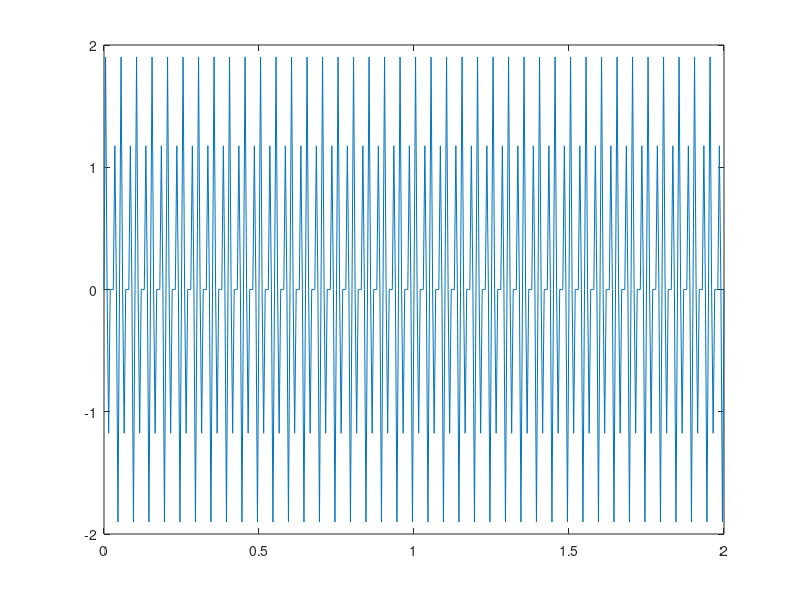
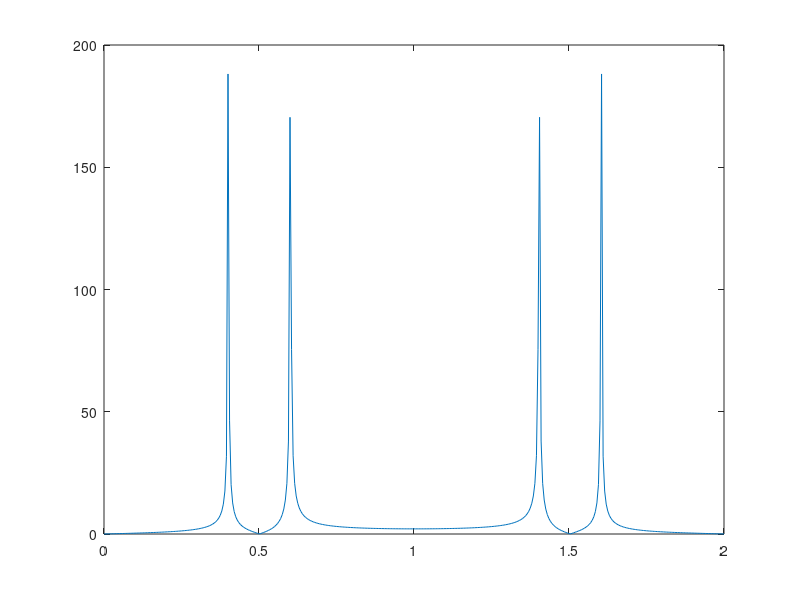
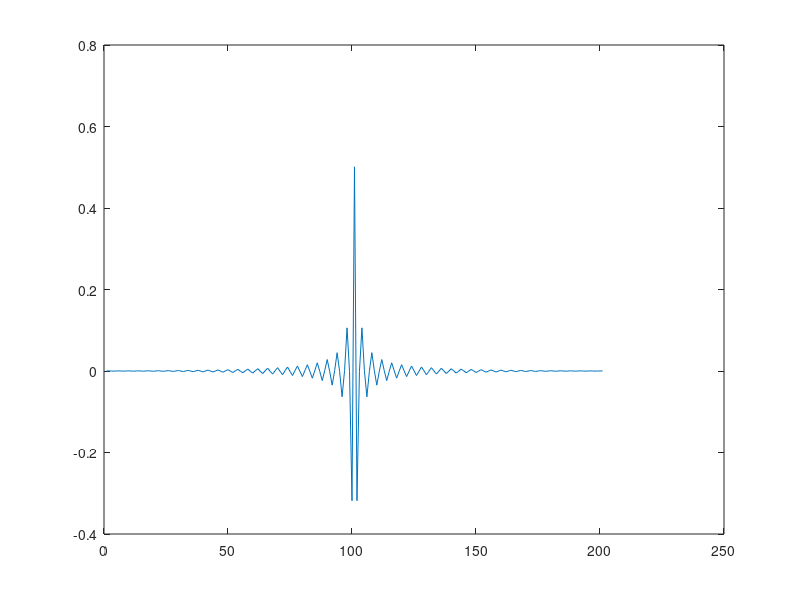

MATLAB code for these plots, in order: (Note: this script raises an error after producing the figures.)
close all
fs = 200;
t = 0:1/fs:2;
y = sin(2*pi*40*t) + sin(2*pi*60*t);
n = numel(y);
plot(t,y)
yfft = fft(y);
fn = linspace(0,2,n);
figure
plot(fn,abs(yfft))
% criando um filtro fir
order = 200
win = hamming(order+1)
h =fir1(order,0.5,'high',win);
figure
plot(h)

yfiltered = conv(y,h,'Same')
% avaliando o filtro
close all
figure(10)
hfft = fft(h,n);
plot(fn,2*abs(yfft)./n,fn,abs(hfft))
% escale decibel
%plot(fn,10*log10(abs(yfft)./n),fn,10*log10(abs(hfft)))
xlim([0 1])
% resultado do filtro
% 
% subplot(2,1,1);plot(t,y)
% subplot(2,1,2);plot(t,yfiltered)
% 

%% soma de filtros 
order = 200
win = kaiser(order+1,11)
h1 =fir1(order,'high',[0.3],win);
h2 =fir1(order,'low',[0.5],win);

hh = h1 + h2;
yfilter = conv(y,hh,'Same')










